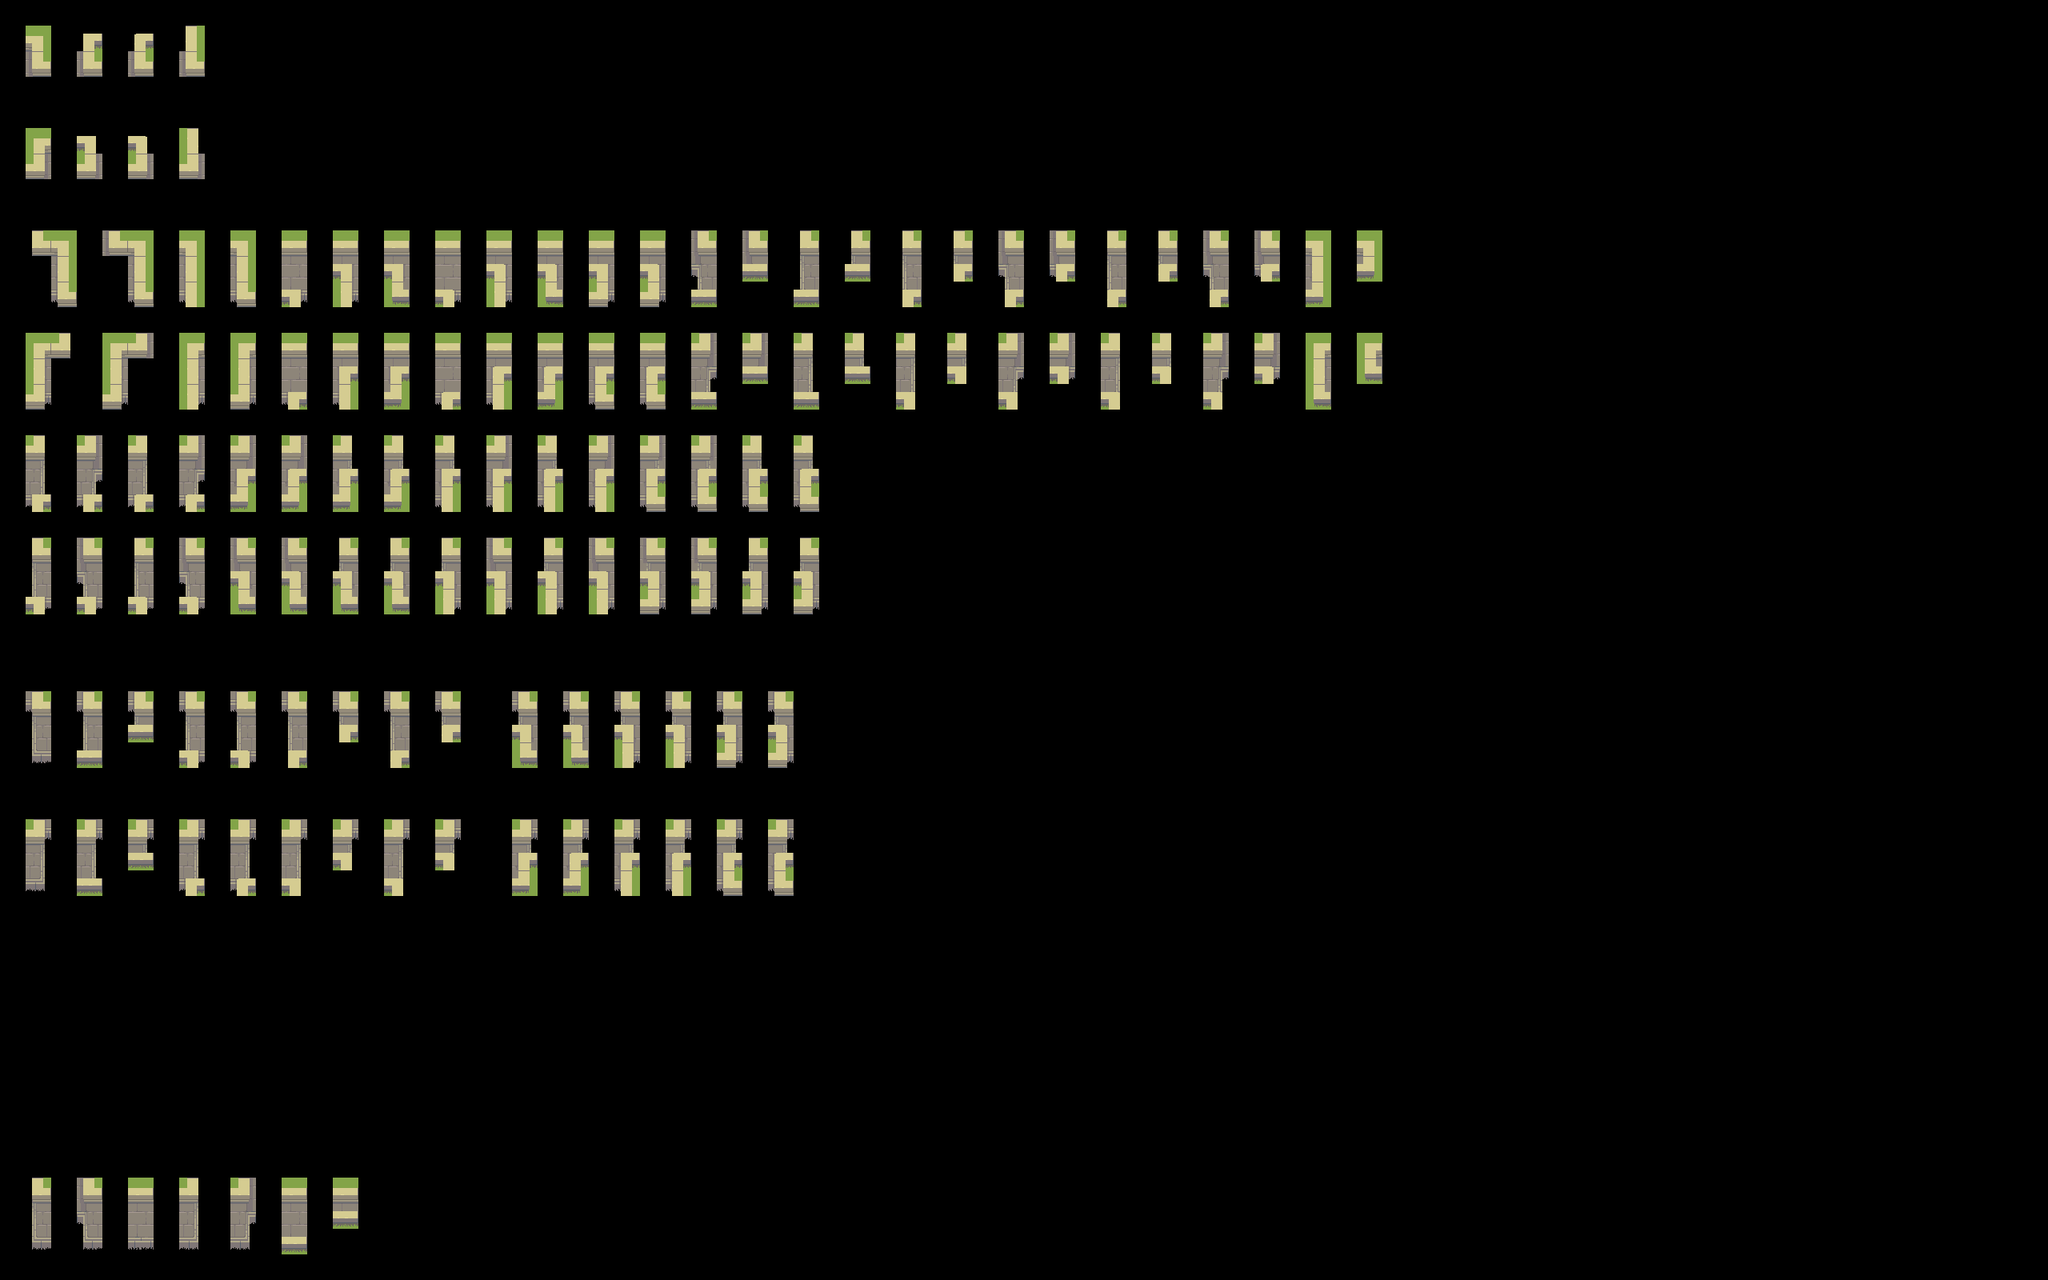

Below is a game level as drawn by its tile map, then a one-line description and the .tmx that defines it (tile-layer data replaced by summaries):
An orthogonal 80x50 tile map with 32x32 px tiles, 2 tile layers (input_wall-1, output_wall-1), 2 hidden layers not drawn.

<map version="1.5" tiledversion="1.7.2" orientation="orthogonal" renderorder="right-down" width="80" height="50" tilewidth="32" tileheight="32" infinite="0" nextlayerid="5" nextobjectid="1">
 <tileset firstgid="1" source="Ancient Ruins-Tileset-wall-1.tsx" />
 <layer id="1" name="regions_input" width="80" height="50" visible="0">
  <data>[4000 cells, 354 non-empty, 1 distinct tile ids]</data>
 </layer>
 <layer id="2" name="input_wall-1" width="80" height="50">
  <properties>
   <property name="StrictEmpty" type="bool" value="true" />
  </properties>
  <data>[4000 cells, 313 non-empty, 18 distinct tile ids]</data>
 </layer>
 <layer id="3" name="regions_output" width="80" height="50" visible="0">
  <data>[4000 cells, 229 non-empty, 1 distinct tile ids]</data>
 </layer>
 <layer id="4" name="output_wall-1" width="80" height="50">
  <data>[4000 cells, 229 non-empty, 72 distinct tile ids]</data>
 </layer>
</map>
